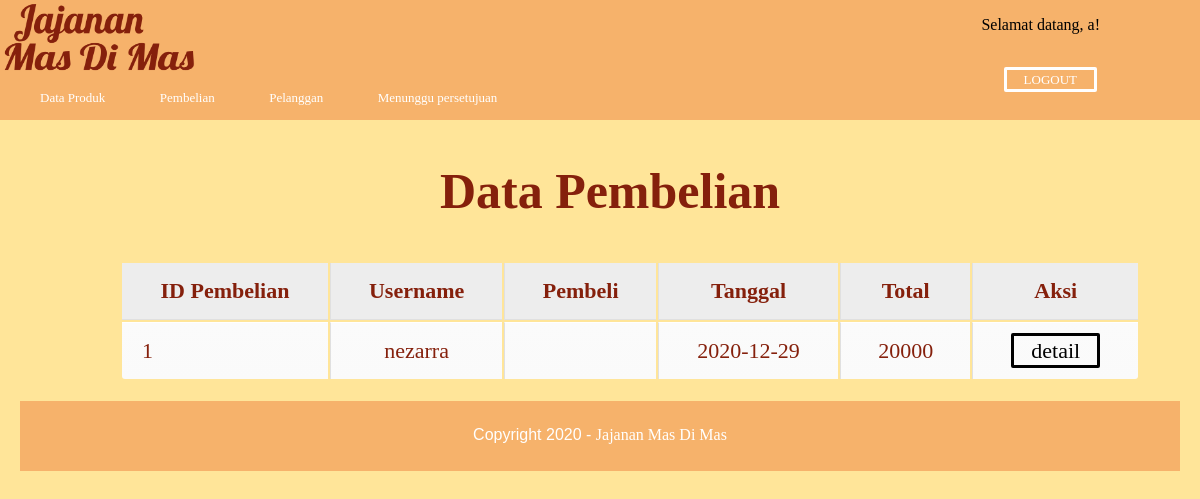
/pembelian.php (signed in), run on an earlier commit of the app's database.
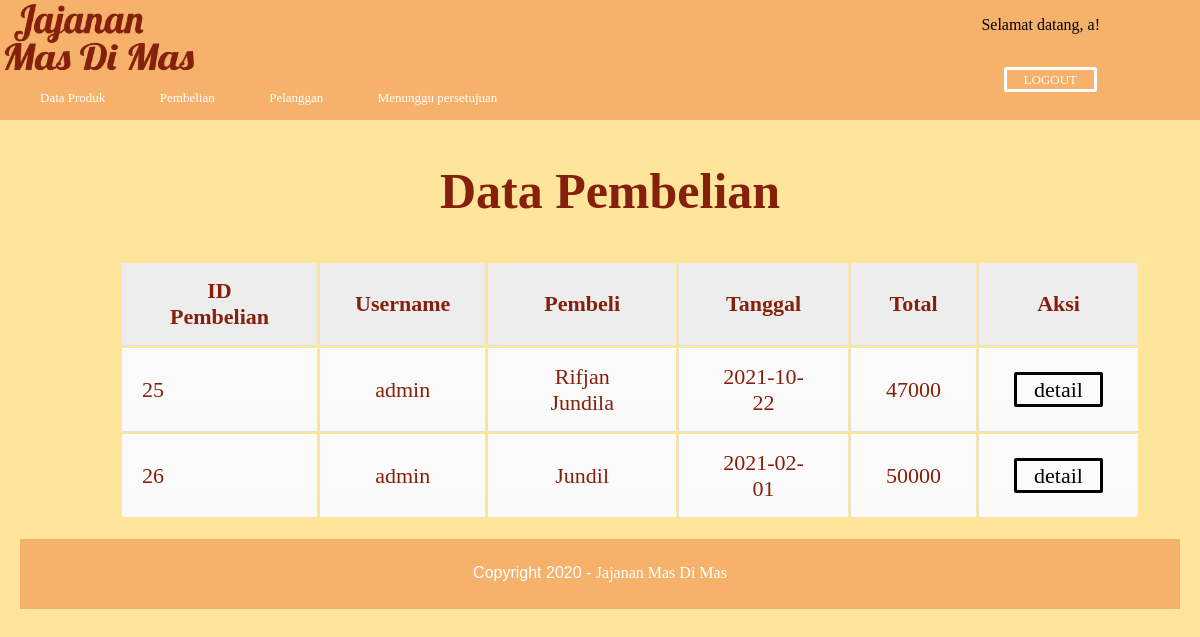
And on a later commit of the database.
### tables this page shows
CREATE TABLE `pembelian` (
  `id_pembelian` int(11) NOT NULL,
  `username` varchar(20) NOT NULL,
  `atasnama` varchar(100) NOT NULL,
  `tanggal` date NOT NULL,
  `pembayaran` varchar(200) NOT NULL,
  `total` int(11) NOT NULL
);

CREATE TABLE `pengguna` (
  `username` varchar(20) NOT NULL,
  `email` varchar(100) NOT NULL,
  `nohp` varchar(15) NOT NULL,
  `password` varchar(20) NOT NULL,
  `password2` varchar(20) NOT NULL,
  `alamat` text NOT NULL,
  `kodepos` varchar(50) NOT NULL
);

### pembelian.php (the view, shortened to what this page needs)
<!DOCTYPE html>
<html>
<head>
	<link rel='stylesheet' href='css/admin.css'>
</head>
<body>
	<div class='header'>
		<a href="admin.php" class="custom-logo-link" rel="home" aria-current="page"><img width="200" height="80px" src="gambar/logo.png" class="custom-logo"/></a>
		<div class="menu-header-1">
			<div class="a">
				<ul>
					<p>Selamat datang, <?php echo $_SESSION['username']; ?>!</p>
					<li><a href="logout.php">LOGOUT</a></li>
				</ul>
			</div>
			<div class="c">
			</div>
		</div>
		<div class="menu-header-2">
		</div>
	</div>
	<div class="header-2">
		<div class="menu-header-2">
			<ul>
				<li><a href="dataproduk.php">Data Produk</a></li>
				<li><a href="pembelian.php">Pembelian</a></li>
				<li><a href="pelanggan.php">Pelanggan</a></li>
				<li><a href="menunggupersetujuan.php">Menunggu persetujuan</a></li>
			</ul>
		</div>
	</div>
	<div class='gambar'>
		<h2> Data Pembelian </h2>
		<table class="table">
			<thead>
				<tr>
					<th>ID Pembelian</th>
					<th>Username</th>
					<th>Pembeli</th>
					<th>Tanggal</th>
					<th>Total</th>
					<th>Aksi</th>
				</tr>
			</thead>
			<tbody>
				<?php
				include 'konek.php';
				$ambil=$con->query("SELECT * FROM pembelian JOIN pengguna ON pembelian.username=pengguna.username"); ?>
				<?php while($pecah = $ambil->fetch_assoc()){ ?>
					<tr>
						<td><?php echo $pecah['id_pembelian'];?></td>
						<td><?php echo $pecah['username'];?></td>
						<td><?=$pecah['atasnama']?></td>
						<td><?php echo $pecah['tanggal'];?></td>
						<td><?php echo $pecah['total'];?></td>
						<td>
							<a href="admin.php?halaman=detail&id=<?php echo $pecah['id_pembelian'];?>" class="btn">detail</a>
						</td>
					</tr>
				<?php } ?>
			</tbody>
		</table>
	</div>
	<div class='footer'>
		<p>Copyright 2020 - <a href=''>Jajanan Mas Di Mas</a></p>
	</div>
</body>
</html>

What changed in the data, as far as the page shows it:
removed pembelian: id_pembelian "1", pengguna.username "nezarra", tanggal "2020-12-29", total "20000"
added pembelian: id_pembelian "25", pengguna.username "admin", atasnama "Rifjan Jundila", tanggal "2021-10-22", total "47000"
added pembelian: id_pembelian "26", pengguna.username "admin", atasnama "Jundil", tanggal "2021-02-01", total "50000"
